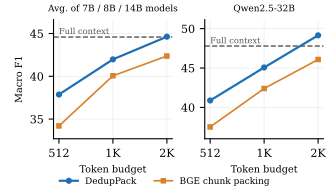

Reproduce this figure in Python.
"""Page-one summary figure: macro F1 vs. token budget (LongBench QA, 1,150 instances)."""
import matplotlib
matplotlib.use("Agg")
import matplotlib.pyplot as plt

budgets = [512, 1024, 2048]
panels = [
    ("Avg. of 7B / 8B / 14B models",
     [37.87, 41.98, 44.63], [34.20, 40.06, 42.37], 44.59, 12.5),
    ("Qwen2.5-32B",
     [40.88, 45.07, 49.15], [37.52, 42.40, 46.08], 47.79, None),
]
plt.rcParams.update({"font.size": 8, "font.family": "serif"})
fig, axes = plt.subplots(1, 2, figsize=(3.3, 1.95), sharey=False)
for ax, (title, dp, ch, full, _) in zip(axes, panels):
    ax.axhline(full, color="#555555", ls="--", lw=1)
    ax.text(512, full + 0.35, "Full context", fontsize=6, color="#555555")
    ax.plot(budgets, dp, "-o", color="#1f6fb4", lw=1.6, ms=3.5, label="DedupPack")
    ax.plot(budgets, ch, "-s", color="#d9822b", lw=1.2, ms=3, label="BGE chunk packing")
    ax.set_xscale("log", base=2)
    ax.set_xticks(budgets)
    ax.set_xticklabels(["512", "1K", "2K"])
    ax.set_title(title, fontsize=6.5)
    ax.set_xlabel("Token budget", fontsize=7)
    ax.grid(alpha=0.25, lw=0.5)
    ax.spines[["top", "right"]].set_visible(False)
    lo = min(ch) - 1.5
    ax.set_ylim(lo, max(max(dp), full) + 2)
axes[0].set_ylabel("Macro F1", fontsize=7)
h, l = axes[0].get_legend_handles_labels()
fig.legend(h, l, fontsize=6.5, loc="lower center", ncol=2, frameon=False)
fig.tight_layout(pad=0.3, w_pad=0.6, rect=(0, 0.08, 1, 1))
fig.savefig("fig_summary.pdf")
print("ok")
